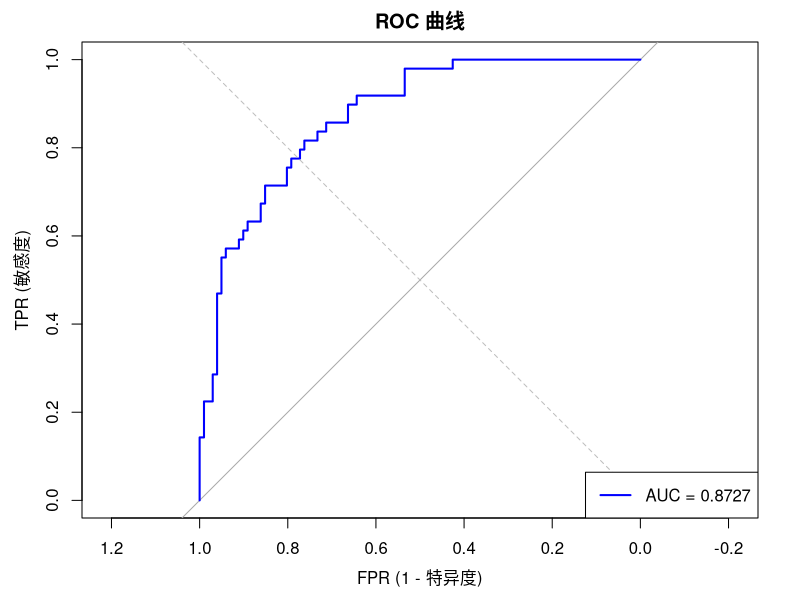

R code for this plot:
# 模拟更合理的数据 (n=50)
set.seed(123)
n <- 50
temp  <- runif(n, 50, 90)
hours <- runif(n, 1, 8)

# 用真实参数生成数据
eta_true <- -10 + 0.08 * temp + 0.6 * hours
pi_true  <- 1 / (1 + exp(-eta_true))
failure  <- rbinom(n, 1, pi_true)

data <- data.frame(temp, hours, failure)

# 拟合模型
model <- glm(failure ~ temp + hours, data = data, family = binomial)
summary(model)

# 参数
coef(model)

# 预测概率
predict(model, type = "response")

# Odds Ratio
exp(coef(model))





# ============================================
# 数据：10个人，1个自变量（年龄），Y=是否患病
# ============================================
x_raw <- c(25, 30, 35, 40, 45, 50, 55, 60, 65, 70)
Y     <- c( 0,  0,  0,  0,  1,  0,  1,  1,  1,  1)

# 设计矩阵（加截距列）
X <- cbind(1, x_raw)  # n x 2 矩阵
n <- nrow(X)
p <- ncol(X)

cat("===== 设计矩阵 X =====\n")
print(X)



# sigmoid 函数
sigmoid <- function(z) 1 / (1 + exp(-z))

# 初始值
beta <- c(0, 0)  # 从全0开始猜

for (iter in 1:20) {
  # 第1步：用当前 beta 算 pi
  pi_vec <- sigmoid(X %*% beta)
  
  # 第2步：构造 W 对角矩阵
  W <- diag(as.vector(pi_vec * (1 - pi_vec)))
  
  # 第3步：一阶导 Score
  Score <- t(X) %*% (Y - pi_vec)
  
  # 第4步：二阶导 Hessian（Fisher 信息矩阵）
  Fisher <- t(X) %*% W %*% X
  
  # 第5步：Newton-Raphson 更新
  beta_new <- beta + solve(Fisher) %*% Score
  
  # 检查收敛
  diff <- max(abs(beta_new - beta))
  cat(sprintf("迭代%2d: beta0=%8.4f, beta1=%8.5f, 变化=%e\n", 
              iter, beta_new[1], beta_new[2], diff))
  
  beta <- beta_new
  
  if (diff < 1e-8) {
    cat(sprintf(">>> 第 %d 次迭代收敛！\n", iter))
    break
  }
}

# 手工结果
cat("\n===== 手工计算结果 =====\n")
cat(sprintf("beta0 (截距) = %.6f\n", beta[1]))
cat(sprintf("beta1 (年龄) = %.6f\n", beta[2]))

# 协方差矩阵 = Fisher逆
pi_final <- sigmoid(X %*% beta)
W_final  <- diag(as.vector(pi_final * (1 - pi_final)))
Fisher_final <- t(X) %*% W_final %*% X
Cov_beta <- solve(Fisher_final)

cat("\n协方差矩阵 (Fisher逆):\n")
print(Cov_beta)

# 标准误
SE <- sqrt(diag(Cov_beta))
cat(sprintf("\nSE(beta0) = %.6f\n", SE[1]))
cat(sprintf("SE(beta1) = %.6f\n", SE[2]))

# 95% Wald 置信区间
z_crit <- qnorm(0.975)  # 1.96

CI_beta0 <- beta[1] + c(-1, 1) * z_crit * SE[1]
CI_beta1 <- beta[2] + c(-1, 1) * z_crit * SE[2]

cat(sprintf("\nbeta0 的 95%% CI: (%.4f, %.4f)\n", CI_beta0[1], CI_beta0[2]))
cat(sprintf("beta1 的 95%% CI: (%.5f, %.5f)\n", CI_beta1[1], CI_beta1[2]))

# 优势比 OR 及其置信区间
OR <- exp(beta[2])
CI_OR <- exp(CI_beta1)
cat(sprintf("\nOR(年龄) = %.4f\n", OR))
cat(sprintf("OR 的 95%% CI: (%.4f, %.4f)\n", CI_OR[1], CI_OR[2]))

# ============================================
# 方法二：R 内置 glm 函数
# ============================================

cat("\n\n===== glm 函数结果 =====\n")
fit <- glm(Y ~ x_raw, family = binomial(link = "logit"))
summary(fit)

# 置信区间
cat("\nbeta 的 95% CI (glm):\n")
print(confint.default(fit))  # Wald 置信区间

cat("\nOR 及 95% CI:\n")
cat(sprintf("OR = %.4f\n", exp(coef(fit)[2])))
cat(sprintf("OR 的 95%% CI: (%.4f, %.4f)\n", 
            exp(confint.default(fit)[2,1]), 
            exp(confint.default(fit)[2,2])))

# ============================================
# 对比
# ============================================
cat("\n\n===== 对比两种方法 =====\n")
cat(sprintf("          手工计算     glm函数\n"))
cat(sprintf("beta0:   %9.6f    %9.6f\n", beta[1], coef(fit)[1]))
cat(sprintf("beta1:   %9.6f    %9.6f\n", beta[2], coef(fit)[2]))
cat(sprintf("SE(b1):  %9.6f    %9.6f\n", SE[2], summary(fit)$coef[2,2]))








# 大模型
fit_full <- glm(Y ~ x_raw, family = binomial)

# 小模型（只有截距）
fit_null <- glm(Y ~ 1, family = binomial)

# 似然比检验
LQ <- -2 * (logLik(fit_null) - logLik(fit_full))
p_value <- 1 - pchisq(LQ, df = 1)

















# ============================================
# 1. 生成模拟数据
# ============================================
set.seed(42)
n <- 500

# 两个特征, 例如年龄，体重
x1 <- rnorm(n)
x2 <- rnorm(n)

sigmoid <- function(z) 1 / (1 + exp(-z))

# 真实关系：logit(P) = -1 + 2*x1 + 0.5*x2
#prob <- plogis(-1 + 2*x1 + 0.5*x2)  # plogis = logistic函数
prob <- sigmoid(-1 + 2*x1 + 0.5*x2)  # 
y <- rbinom(n, 1, prob)

data <- data.frame(y, x1, x2)

# 查看正负样本比例
table(data$y)

# ============================================
# 2. 拆分训练集和测试集
# ============================================
train_idx <- sample(1:n, 350)
train <- data[train_idx, ]
test  <- data[-train_idx, ]

# ============================================
# 3. 拟合逻辑回归
# ============================================
model <- glm(y ~ x1 + x2, data = train, family = binomial)
summary(model)

# ============================================
# 4. 在测试集上预测（预测分数）
# ============================================
pred_score <- predict(model, newdata = test, type = "response")

# 看几个预测分数
head(data.frame(真实值 = test$y, 预测分数 = round(pred_score, 3)))

# ============================================
# 5. 画 ROC 曲线 + 计算 AUC
# ============================================
# 安装包（如果没有的话）
# install.packages("pROC")
library(pROC)

roc_obj <- roc(test$y, pred_score)

# 画ROC曲线
plot(roc_obj, 
     col = "blue", 
     lwd = 2,
     main = "ROC 曲线",
     xlab = "FPR (1 - 特异度)",
     ylab = "TPR (敏感度)")
abline(a = 0, b = 1, lty = 2, col = "gray")  # 对角线（随机猜）

# 输出AUC
auc_value <- auc(roc_obj)
cat("AUC =", round(auc_value, 4), "\n")

# 在图上标注AUC
legend("bottomright", 
       legend = paste("AUC =", round(auc_value, 4)),
       col = "blue", lwd = 2)
